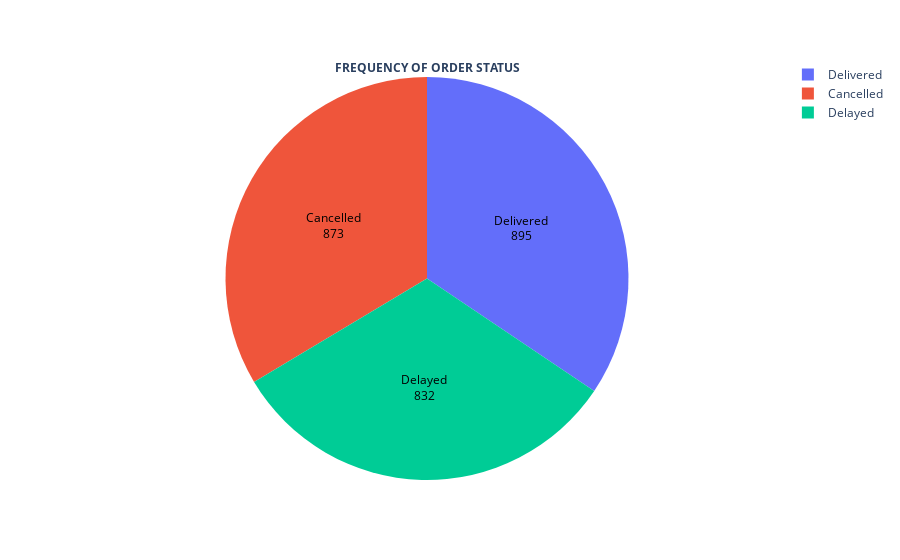

The cell this chart's notebook holds for it:
### Markdown cell above
DARLENE

### Code cell
status_counts = food['order_status'].value_counts().reset_index()
status_counts.columns = ['order_status', 'count']

# Create pie chart
fig2= px.pie(
    status_counts,
    names='order_status',
    values='count',
)

# Update traces to show count (frequency) in black text
fig2.update_traces(
    textinfo='value',          # total frequency
    textfont_color='black',     # text black
    title='<b>FREQUENCY OF ORDER STATUS</b>', #make title bold


#to italicize title Use
   # title='<i>FREQUENCY OF ORDER STATUS</i>', 
)

fig2.update_traces(
    textinfo='label+value',
    textfont_color='black'
)
fig2.show()

### Figure 1 — Plotly figure (JSON) as saved in the notebook; plotly's stock layout.template omitted (floating-point values rounded to 4 significant figures)
{"data": [{"domain": {"x": [0, 1], "y": [0, 1]}, "hovertemplate": "order_status=%{label}<br>count=%{value}<extra></extra>", "labels": ["Delivered", "Cancelled", "Delayed"], "legendgroup": "", "name": "", "showlegend": true, "textfont": {"color": "black"}, "textinfo": "label+value", "title": {"text": "<b>FREQUENCY OF ORDER STATUS</b>"}, "type": "pie", "values": [895, 873, 832]}], "layout": {"legend": {"tracegroupgap": 0}, "margin": {"t": 60}}}
